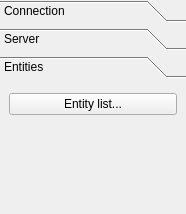
<?xml version="1.0" encoding="UTF-8"?>
<ui version="4.0">
 <class>ToolBox</class>
 <widget class="QToolBox" name="ToolBox">
  <property name="geometry">
   <rect>
    <x>0</x>
    <y>0</y>
    <width>186</width>
    <height>214</height>
   </rect>
  </property>
  <property name="windowTitle">
   <string>ToolBox</string>
  </property>
  <property name="currentIndex">
   <number>2</number>
  </property>
  <widget class="QWidget" name="page">
   <property name="geometry">
    <rect>
     <x>0</x>
     <y>0</y>
     <width>186</width>
     <height>130</height>
    </rect>
   </property>
   <attribute name="label">
    <string>Connection</string>
   </attribute>
   <layout class="QVBoxLayout" name="verticalLayout">
    <item>
     <widget class="QPushButton" name="pushButton">
      <property name="text">
       <string>Connect...</string>
      </property>
     </widget>
    </item>
    <item>
     <widget class="QPushButton" name="pushButton_2">
      <property name="text">
       <string>Disconnect</string>
      </property>
     </widget>
    </item>
    <item>
     <spacer name="verticalSpacer">
      <property name="orientation">
       <enum>Qt::Vertical</enum>
      </property>
      <property name="sizeHint" stdset="0">
       <size>
        <width>20</width>
        <height>40</height>
       </size>
      </property>
     </spacer>
    </item>
   </layout>
  </widget>
  <widget class="QWidget" name="page_1">
   <property name="geometry">
    <rect>
     <x>0</x>
     <y>0</y>
     <width>186</width>
     <height>130</height>
    </rect>
   </property>
   <attribute name="label">
    <string>Server</string>
   </attribute>
   <layout class="QVBoxLayout" name="verticalLayout_2">
    <item>
     <widget class="QPushButton" name="pushButton_5">
      <property name="text">
       <string>Global server log...</string>
      </property>
     </widget>
    </item>
    <item>
     <widget class="QPushButton" name="pushButton_3">
      <property name="text">
       <string>Pause</string>
      </property>
     </widget>
    </item>
    <item>
     <widget class="QPushButton" name="pushButton_4">
      <property name="text">
       <string>Save maps</string>
      </property>
     </widget>
    </item>
    <item>
     <spacer name="verticalSpacer_2">
      <property name="orientation">
       <enum>Qt::Vertical</enum>
      </property>
      <property name="sizeHint" stdset="0">
       <size>
        <width>20</width>
        <height>40</height>
       </size>
      </property>
     </spacer>
    </item>
   </layout>
  </widget>
  <widget class="QWidget" name="page_2">
   <attribute name="label">
    <string>Entities</string>
   </attribute>
   <layout class="QVBoxLayout" name="verticalLayout_3">
    <item>
     <widget class="QPushButton" name="pushButton_6">
      <property name="text">
       <string>Entity list...</string>
      </property>
     </widget>
    </item>
    <item>
     <spacer name="verticalSpacer_3">
      <property name="orientation">
       <enum>Qt::Vertical</enum>
      </property>
      <property name="sizeHint" stdset="0">
       <size>
        <width>20</width>
        <height>40</height>
       </size>
      </property>
     </spacer>
    </item>
   </layout>
  </widget>
 </widget>
 <resources/>
 <connections/>
</ui>
